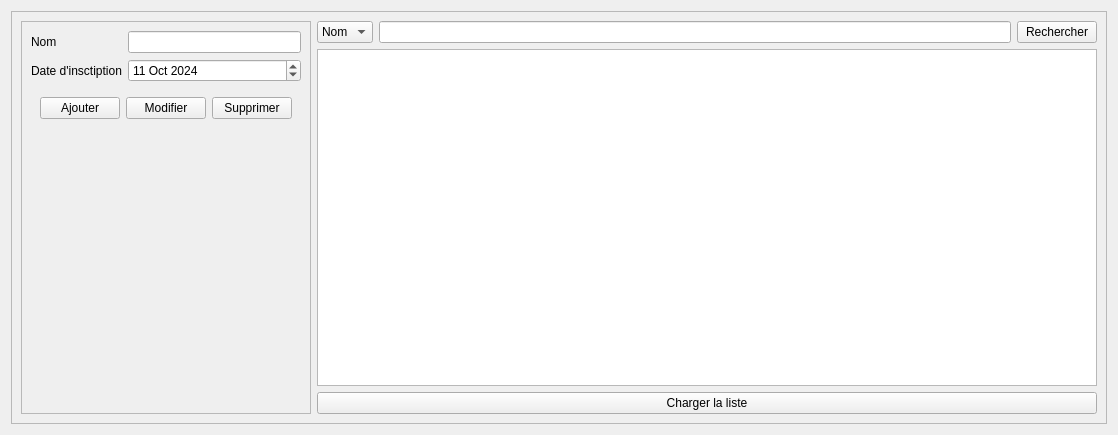
<?xml version="1.0" encoding="UTF-8"?>
<ui version="4.0">
 <class>MemberManager</class>
 <widget class="QWidget" name="MemberManager">
  <property name="geometry">
   <rect>
    <x>0</x>
    <y>0</y>
    <width>1118</width>
    <height>435</height>
   </rect>
  </property>
  <property name="windowTitle">
   <string>Form</string>
  </property>
  <layout class="QHBoxLayout" name="horizontalLayout">
   <item>
    <widget class="QFrame" name="frame">
     <property name="frameShape">
      <enum>QFrame::StyledPanel</enum>
     </property>
     <property name="frameShadow">
      <enum>QFrame::Raised</enum>
     </property>
     <layout class="QHBoxLayout" name="horizontalLayout_6">
      <item>
       <widget class="QFrame" name="frame_2">
        <property name="sizePolicy">
         <sizepolicy hsizetype="Fixed" vsizetype="Preferred">
          <horstretch>0</horstretch>
          <verstretch>0</verstretch>
         </sizepolicy>
        </property>
        <property name="frameShape">
         <enum>QFrame::StyledPanel</enum>
        </property>
        <property name="frameShadow">
         <enum>QFrame::Raised</enum>
        </property>
        <layout class="QHBoxLayout" name="horizontalLayout_5">
         <item>
          <layout class="QFormLayout" name="formLayout">
           <item row="0" column="0">
            <widget class="QLabel" name="label">
             <property name="text">
              <string>Nom</string>
             </property>
            </widget>
           </item>
           <item row="0" column="1">
            <widget class="QLineEdit" name="labelNom"/>
           </item>
           <item row="1" column="0">
            <widget class="QLabel" name="label_4">
             <property name="text">
              <string>Date d'insctiption</string>
             </property>
            </widget>
           </item>
           <item row="1" column="1">
            <widget class="QDateEdit" name="labelDate">
             <property name="dateTime">
              <datetime>
               <hour>0</hour>
               <minute>0</minute>
               <second>0</second>
               <year>2024</year>
               <month>10</month>
               <day>11</day>
              </datetime>
             </property>
            </widget>
           </item>
           <item row="2" column="0" colspan="2">
            <widget class="QWidget" name="widget" native="true">
             <layout class="QHBoxLayout" name="horizontalLayout_2">
              <item>
               <widget class="QPushButton" name="btnAjouter">
                <property name="text">
                 <string>Ajouter</string>
                </property>
               </widget>
              </item>
              <item>
               <widget class="QPushButton" name="btnModifier">
                <property name="text">
                 <string>Modifier</string>
                </property>
               </widget>
              </item>
              <item>
               <widget class="QPushButton" name="btnSupprimer">
                <property name="text">
                 <string>Supprimer</string>
                </property>
               </widget>
              </item>
             </layout>
            </widget>
           </item>
           <item row="3" column="0" colspan="2">
            <widget class="QWidget" name="widget_2" native="true">
             <layout class="QHBoxLayout" name="horizontalLayout_3">
              <item alignment="Qt::AlignHCenter">
               <widget class="QLabel" name="labelInfo">
                <property name="text">
                 <string/>
                </property>
               </widget>
              </item>
             </layout>
            </widget>
           </item>
          </layout>
         </item>
        </layout>
       </widget>
      </item>
      <item>
       <layout class="QGridLayout" name="gridLayout">
        <item row="3" column="0">
         <widget class="QPushButton" name="btnCharger">
          <property name="text">
           <string>Charger la liste</string>
          </property>
         </widget>
        </item>
        <item row="1" column="0">
         <layout class="QHBoxLayout" name="horizontalLayout_4">
          <item>
           <widget class="QComboBox" name="comboBox">
            <item>
             <property name="text">
              <string>Nom</string>
             </property>
            </item>
            <item>
             <property name="text">
              <string>ID</string>
             </property>
            </item>
           </widget>
          </item>
          <item>
           <widget class="QLineEdit" name="labelRechercher"/>
          </item>
          <item>
           <widget class="QPushButton" name="btnRechercher">
            <property name="text">
             <string>Rechercher</string>
            </property>
           </widget>
          </item>
         </layout>
        </item>
        <item row="2" column="0">
         <widget class="QTableView" name="tableMembre">
          <property name="frameShadow">
           <enum>QFrame::Plain</enum>
          </property>
          <property name="sizeAdjustPolicy">
           <enum>QAbstractScrollArea::AdjustIgnored</enum>
          </property>
          <property name="showGrid">
           <bool>true</bool>
          </property>
          <attribute name="horizontalHeaderCascadingSectionResizes">
           <bool>false</bool>
          </attribute>
          <attribute name="horizontalHeaderDefaultSectionSize">
           <number>160</number>
          </attribute>
          <attribute name="verticalHeaderShowSortIndicator" stdset="0">
           <bool>false</bool>
          </attribute>
          <attribute name="verticalHeaderStretchLastSection">
           <bool>false</bool>
          </attribute>
         </widget>
        </item>
       </layout>
      </item>
     </layout>
    </widget>
   </item>
  </layout>
 </widget>
 <resources/>
 <connections/>
</ui>
